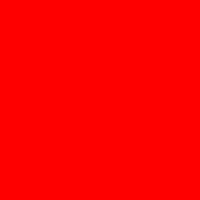
Frame 1 (no input)
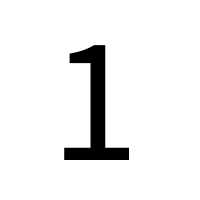
Frame 60 (the mouse pressed at the canvas centre just before this capture)
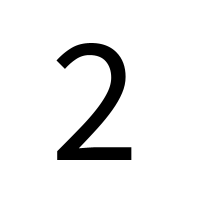
Frame 120 (the mouse held since frame 60 and released just before this capture)

The Processing sketch that drew these frames (run headless with seeded random() and noise(); from frame 60 on, the mouse is pressed at the canvas centre):

// Processing sketch: processing_59244
// ── processing_59244.pde

Timer timer;
int i=1;
void setup() { 
  size(200, 200); 
  background(255,0,0); 
  timer = new Timer(1000); 
  timer.start();
}

void draw() { 

  if (timer.isFinished()) {
    background(255);
    fill(0);
    textSize(180); 
    text(i,50,160);
    i++;
    timer.start();
    if (i==7) {
      i=1;
      background(255,0,0);
    }
  }
} 

class Timer {
  int savedTime; // When Timer started 
  int totalTime; 
  // How long Timer should last

  Timer(int tempTotalTime) { 
    totalTime = tempTotalTime;
  }
  // Starting the timer 
  void start() {
    savedTime = millis();
  }
  boolean isFinished() { // Check how much time has passed 
    int passedTime = millis()-savedTime; 
    if (passedTime > totalTime) {
      return true;
    } 
    else {
      return false;
    }
  }
}
